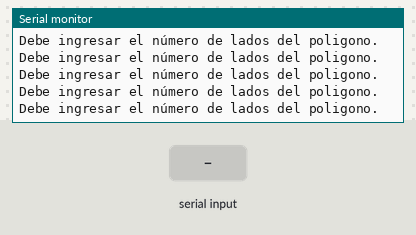
A sketch run on a simulated Arduino Uno, built with avr-gcc and run on an emulated ATmega328P. On the bench: the last lines printed to the serial monitor. The test bench sets the inputs (shaded band).

Above: at 1.2 s.
1.3 s: "90,45\n" received over Serial
At 3.6 s:
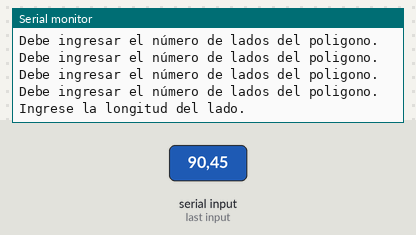
3.9 s: "30,150\n" received over Serial
At 5.6 s:
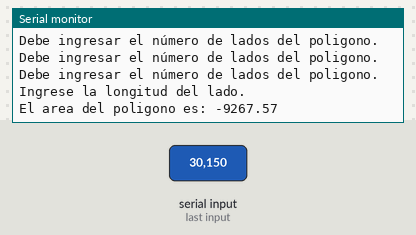

The sketch:

SE_Ej1_AreaPolig.ino
```cpp
int valor;
int cont = 0;
int aviso = 1;
int contAux = 0;
int n;
float a;
float l;
float p;
float A;

void setup() {
  // put your setup code here, to run once:
  Serial.begin(9600);
}

void loop() {
  // put your main code here, to run repeatedly:

  if (aviso == 1) {
    Serial.println("Debe ingresar el número de lados del poligono.");
  } else if (aviso == 2) {
    Serial.println("Ingrese la longitud del lado.");
    aviso = -1;
  }

  if (Serial.available() > 0) {
    valor = Serial.readString().toInt();
    if (valor != -33) {
      if (contAux == 0) {

        n = valor;
        aviso = 2;
        contAux = 1;

      } else if (contAux == 1) {

        l = valor;
        a = l / (2 * tan((180 / n)));
        p = l * n;
        A = (p * a) / 2;
        contAux = 2;
        Serial.println("El area del poligono es: " + String(A));
        aviso = 3;

      }
    }
    valor = -33;
  }
  delay(100);
}
```

Measured:
- after the input at 1.3 s, the serial monitor: prints a new line after 1.1 s (image 1)
- after the input at 3.9 s, the serial monitor: prints a new line after 1.0 s (image 2)
